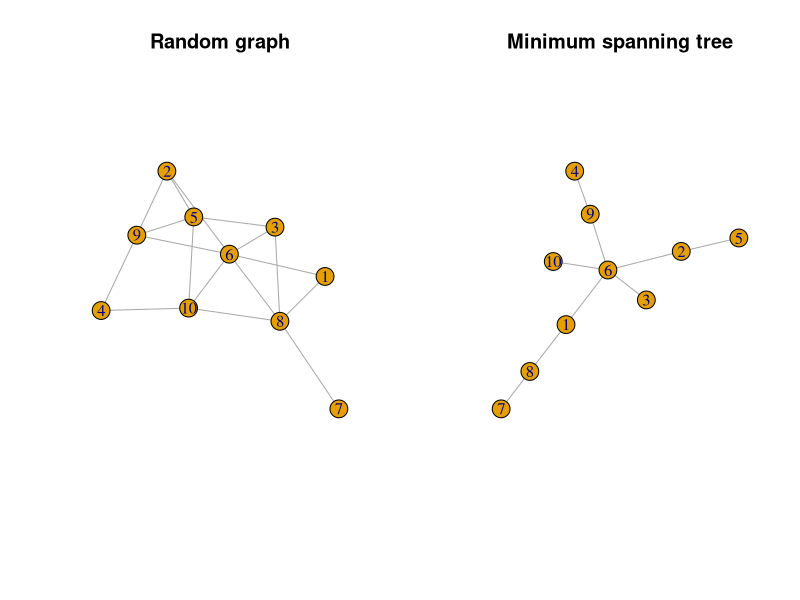
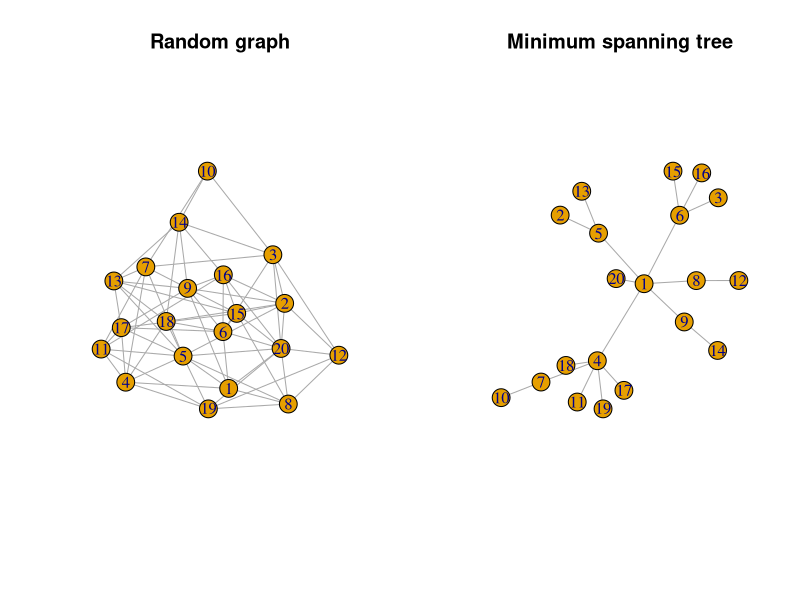

Generate these figures, in order, with R:
## ---- chunk 1
library(igraph)

my.mst <- function(n.node, prob=c(0.8,0.2)){
  adj.matrix <- matrix(sample(c(0,1),n.node^2,replace=T,prob=prob),n.node,n.node)
  adj.matrix <- adj.matrix + t(adj.matrix)
  adj.matrix[adj.matrix >= 1] <- 1
  diag(adj.matrix) <- 0
  gr <- graph.adjacency(adj.matrix,mode="undirected")
  mst <- mst(gr)
  par(mfrow=c(1,2))
  plot(gr,main="Random graph")
  plot(mst,main="Minimum spanning tree")
}

my.mst(10)
my.mst(20)
